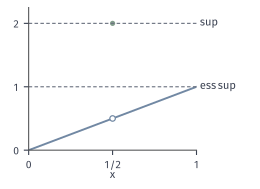

Recreate this plot in Python.
from pathlib import Path
import sys
ROOT = next(p for p in Path(__file__).resolve().parents if (p/"build.sh").is_file() and (p/"tex/book.tex").is_file())
sys.path.insert(0, str(ROOT/"figures/00-shared/mathematical-preliminaries-upper/00-shared/comprehension-figures"))
from support import figure, save, BLUE, GREEN, YELLOW, RED, PURPLE, INK, MUTED, GRID, BLUE_FILL, GREEN_FILL, YELLOW_FILL, RED_FILL, PURPLE_FILL
import numpy as np

def panel_labels(fig, axes, y=.02):
    for ax, s in zip(axes, "(a) (b) (c)".split()):
        q = ax.get_position(); fig.text((q.x0+q.x1)/2, y, s, ha="center", va="bottom")

# f(x)=x on [0,1] with the single value f(1/2) changed to 2.
fig, ax = figure(width_mm=66, height_mm=48)
fig.set_layout_engine(None); fig.subplots_adjust(left=.11, right=.76, top=.96, bottom=.2)
ax.plot([0, 1], [0, 1], color=BLUE, lw=1.4)
ax.plot([.5], [.5], 'o', ms=4, mfc='white', mec=BLUE, mew=.9)
ax.plot([.5], [2], 'o', ms=3.8, color=GREEN, mew=0)
ax.plot([0, 1], [2, 2], color=MUTED, lw=.85, ls=(0, (3, 2)))
ax.plot([0, 1], [1, 1], color=MUTED, lw=.85, ls=(0, (3, 2)))
ax.text(1.02, 2, r'$\sup$', va='center'); ax.text(1.02, 1, r'$\mathrm{ess\,sup}$', va='center')
ax.set_xlim(0, 1); ax.set_ylim(0, 2.25); ax.set_xticks([0, .5, 1]); ax.set_xticklabels(['0', '1/2', '1']); ax.set_yticks([0, 1, 2]); ax.set_xlabel('$x$', labelpad=0)
save(fig, Path(__file__).resolve().parent, 'figure', {'formula': 'f=x, f(1/2)=2'})
